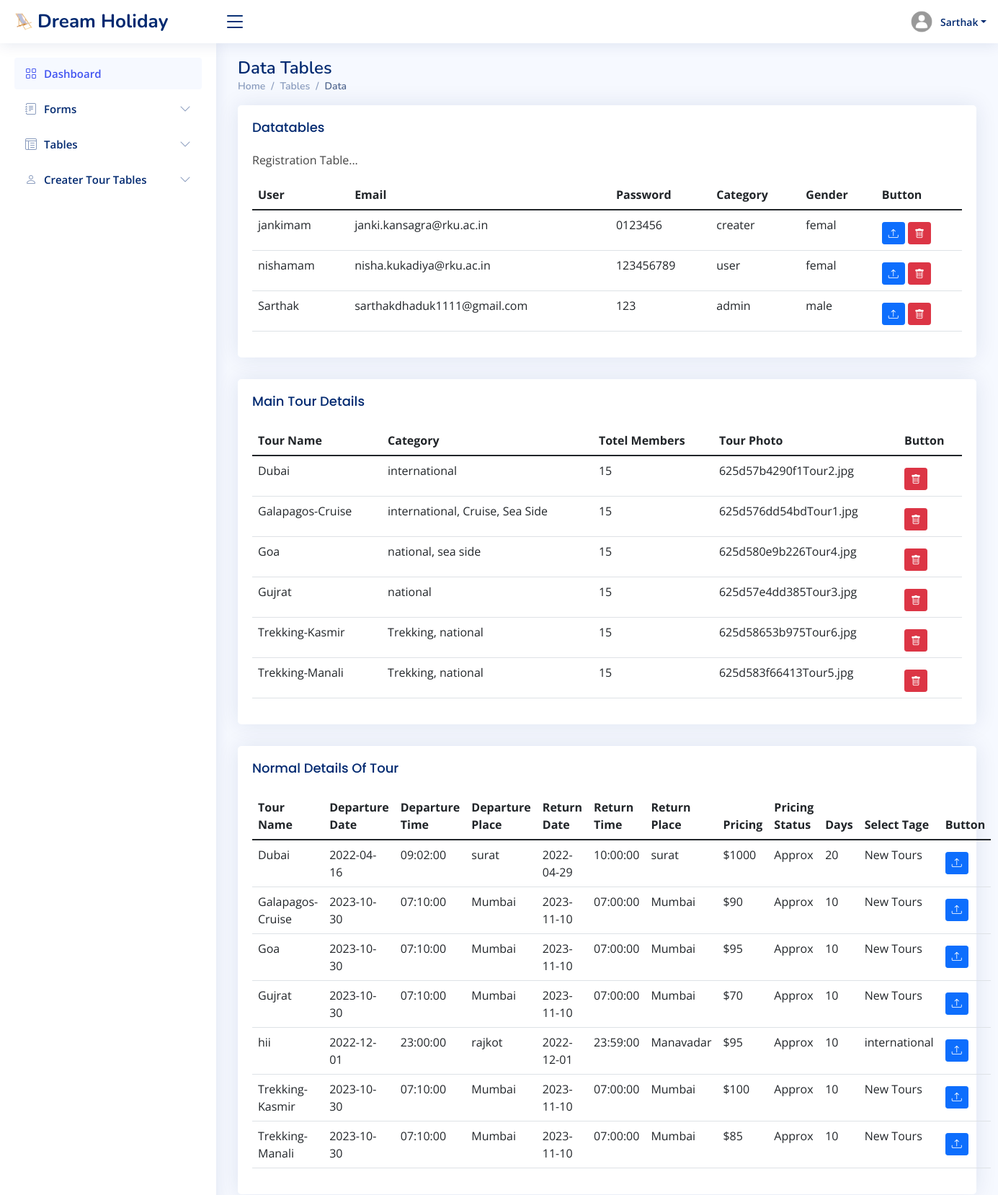
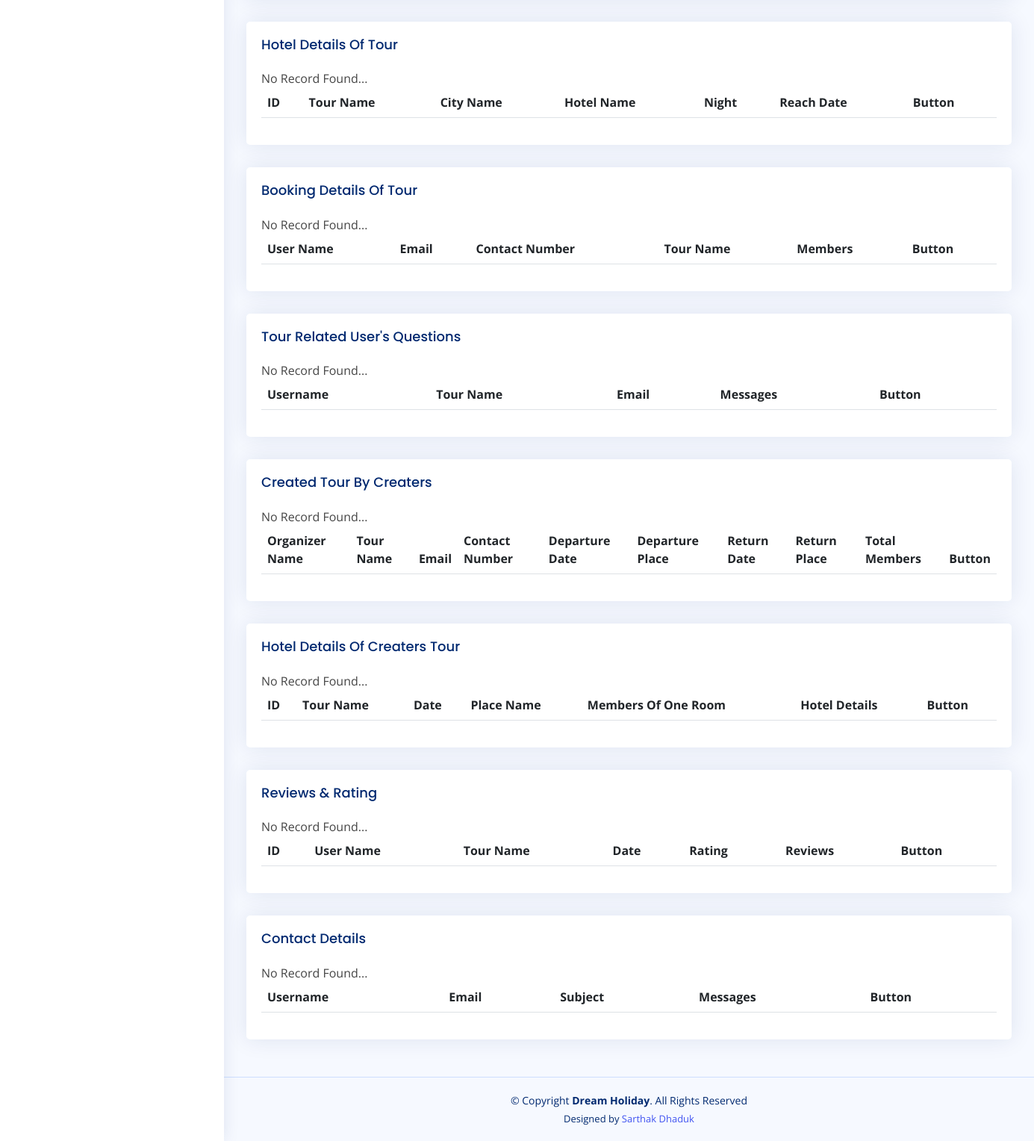
Screenshot of /tables-data.php (signed in) with the database file from the repository (2 pictures, top to bottom).
### tables this page shows
CREATE TABLE `register` (
  `username` varchar(30) NOT NULL,
  `email` varchar(40) NOT NULL,
  `password` varchar(12) NOT NULL,
  `user` varchar(35) NOT NULL,
  `gender` varchar(20) NOT NULL,
  `token` varchar(255) NOT NULL
);

CREATE TABLE `main_tour_data` (
  `tour_name` varchar(50) NOT NULL,
  `category` varchar(200) NOT NULL,
  `totel_members` int(10) NOT NULL,
  `tour_photo` varchar(250) NOT NULL
);

CREATE TABLE `normal_data_tour` (
  `tour_name` varchar(50) NOT NULL,
  `departure_date` date NOT NULL,
  `departure_time` time NOT NULL,
  `departure_place` varchar(50) NOT NULL,
  `return_date` date NOT NULL,
  `return_time` time NOT NULL,
  `return_place` varchar(50) NOT NULL,
  `pricing` varchar(10) NOT NULL,
  `pricing_status` varchar(50) NOT NULL,
  `days` int(10) NOT NULL,
  `select_tage` varchar(50) NOT NULL
);

### tables-data.php (the view, shortened to what this page needs)
<?php
if((isset($_SESSION['u']) && isset($_SESSION['p']) && isset($_SESSION['use'])) || (isset($_SESSION['ue']) && isset($_SESSION['pe']) && isset($_SESSION['user'])))
{
  if($_SESSION['use']=="admin"){?>
<?php include_once 'connection.php' ?>
<?php include_once 'admin_header.php' ?>
  <aside id="sidebar" class="sidebar">
    <ul class="sidebar-nav" id="sidebar-nav">
      <li class="nav-item">
        <a class="nav-link " href="index2.php">
          <i class="bi bi-grid"></i>
          <span>Dashboard</span>
        </a>
      </li>
      <li class="nav-item">
        <a class="nav-link collapsed" data-bs-target="#forms-nav" data-bs-toggle="collapse" href="#">
          <i class="bi bi-journal-text"></i><span>Forms</span><i class="bi bi-chevron-down ms-auto"></i>
        </a>
      </li>
      <li class="nav-item">
        <a class="nav-link collapsed" data-bs-target="#tables-nav" data-bs-toggle="collapse" href="#">
          <i class="bi bi-layout-text-window-reverse"></i><span>Tables</span><i class="bi bi-chevron-down ms-auto"></i>
        </a>
      </li>
      <li class="nav-item">
        <a class="nav-link collapsed" data-bs-target="#charts-nav" data-bs-toggle="collapse" href="#">
          <i class="bi bi-person"></i><span>Creater Tour Tables</span><i class="bi bi-chevron-down ms-auto"></i>
        </a>
      </li>
    </ul>
  </aside>
  <main id="main" class="main">
    <div class="pagetitle">
      <h1>Data Tables</h1>
      <nav>
        <ol class="breadcrumb">
          <li class="breadcrumb-item"><a href="index2.php">Home</a></li>
          <li class="breadcrumb-item">Tables</li>
          <li class="breadcrumb-item active">Data</li>
        </ol>
      </nav>
    </div>
    <section class="section">
      <div class="row">
        <div class="col-lg-12">
          <div class="card">
            <div class="card-body">
              <h5 class="card-title">Datatables</h5>
              <p>Registration Table...</p>
              <table class="table datatable">
                <thead>
                  <tr>
                    <th scope="col">User</th>
                    <th scope="col">Email</th>
                    <th scope="col">Password</th>
                    <th scope="col">Category</th>
                    <th scope="col">Gender</th>
                    <th scope="col">Button</th>
                  </tr>
                </thead>
                <tbody>
                  <?php
                  $q2="SELECT * FROM register";
                  $qr2=mysqli_query($con, $q2);
                  if(mysqli_num_rows($qr2)>0){
                    while($row = mysqli_fetch_assoc($qr2)){
                      ?>
                  <tr>
                    <td><?php echo $row['username'];?></td>
                    <td><?php echo $row['email'];?></td>
                    <td><?php echo $row['password'];?></td>
                    <td><?php echo $row['user'];?></td>
                    <td><?php echo $row['gender'];?></td>
                    <td>
                      <div class="pt-2">
                        <a href="edit_registered_user.php?username=<?php echo $row['username'];?>&category=<?php echo $row['user'];?>" class="btn btn-primary btn-sm" title="Upload new profile image"><i class="bi bi-upload"></i></a>
                        <a href="delete_register.php?username=<?php echo $row['username'];?>&category=<?php echo $row['user'];?>" class="btn btn-danger btn-sm" title="Remove my profile image"><i class="bi bi-trash"></i></a>
                      </div>
                    </td>
                  </tr>
                  <?php
                    }
                  }
                  else{
                    echo "No Record Found...";
                  }
                  ?>
                </tbody>
              </table>
            </div>
          </div>
          <div class="card">
            <div class="card-body">
              <h5 class="card-title">Main Tour Details</h5>
              <table class="table table-hover">
                <thead>
                  <tr>
                    <th scope="col">Tour Name</th>
                    <th scope="col">Category</th>
                    <th scope="col">Totel Members</th>
                    <th scope="col">Tour Photo</th>
                    <th scope="col">Button</th>
                  </tr>
                </thead>
                <tbody>
                <?php
                  $q_main_tour_data="SELECT * FROM main_tour_data";
                  $q_main_tour_data_r=mysqli_query($con, $q_main_tour_data);
                  if(mysqli_num_rows($q_main_tour_data_r)>0){
                    while($row = mysqli_fetch_assoc($q_main_tour_data_r)){
                ?>
                  <tr>
                    <td><?php echo $row['tour_name'];?></td>
                    <td><?php echo $row['category'];?></td>
                    <td><?php echo $row['totel_members'];?></td>
                    <td><?php echo $row['tour_photo'];?></td>
                    <td>
                    <div class="pt-2">
                      <a href="admin_delete_main_tour.php?tourname=<?php echo $row['tour_name'];?>" class="btn btn-danger btn-sm" title="Remove my profile image"><i class="bi bi-trash"></i></a>
                    </div>
                    </td>
                  </tr>
                  <?php
                    }
                  }
                  else{
                    echo "No Record Found...";
                  }
                  ?>
                </tbody>
              </table>
            </div>
          </div>
          <div class="card">
            <div class="card-body">
              <h5 class="card-title">Normal Details Of Tour</h5>
              <table class="table table-hover">
                <thead>
                  <tr>
                    <th scope="col">Tour Name</th>
                    <th scope="col">Departure Date</th>
                    <th scope="col">Departure Time</th>
                    <th scope="col">Departure Place</th>
                    <th scope="col">Return Date</th>
                    <th scope="col">Return Time</th>
                    <th scope="col">Return Place</th>
                    <th scope="col">Pricing</th>
                    <th scope="col">Pricing Status</th>
                    <th scope="col">Days</th>
                    <th scope="col">Select Tage</th>
                    <th scope="col">Button</th>
                  </tr>
                </thead>
                <tbody>
                <?php
                  $q_normal_data_tour="SELECT * FROM normal_data_tour";
                  $q_normal_data_tour_r=mysqli_query($con, $q_normal_data_tour);
                  if(mysqli_num_rows($q_normal_data_tour_r)>0){
                    while($row = mysqli_fetch_assoc($q_normal_data_tour_r)){
                ?>
                  <tr>
                    <td><?php echo $row['tour_name'];?></td>
                    <td><?php echo $row['departure_date'];?></td>
                    <td><?php echo $row['departure_time'];?></td>
                    <td><?php echo $row['departure_place'];?></td>
                    <td><?php echo $row['return_date'];?></td>
                    <td><?php echo $row['return_time'];?></td>
                    <td><?php echo $row['return_place'];?></td>
                    <td><?php echo $row['pricing'];?></td>
                    <td><?php echo $row['pricing_status'];?></td>
                    <td><?php echo $row['days'];?></td>
                    <td><?php echo $row['select_tage'];?></td>
                    <td>
                    <div class="pt-2">
                    <a href="admin_tour_create_edit.php" class="btn btn-primary btn-sm" title="Upload new profile image"><i class="bi bi-upload"></i></a>
                    </div>
                    </td>
                  </tr>
                  <?php
                    }
                  }
                  else{
                    echo "No Record Found...";
                  }
                  ?>
                </tbody>
              </table>
            </div>
          </div>
          <div class="card">
            <div class="card-body">
              <h5 class="card-title">Hotel Details Of Tour</h5>
              <table class="table table-hover">
                <thead>
                  <tr>
                    <th scope="col">ID</th>
                    <th scope="col">Tour Name</th>
                    <th scope="col">City Name</th>
                    <th scope="col">Hotel Name</th>
                    <th scope="col">Night</th>
                    <th scope="col">Reach Date</th>
                    <th scope="col">Button</th>
                  </tr>
                </thead>
              </table>
            </div>
          </div>
          <div class="card">
            <div class="card-body">
              <h5 class="card-title">Booking Details Of Tour</h5>
              <table class="table table-hover">
                <thead>
                  <tr>
                    <th scope="col">User Name</th>
                    <th scope="col">Email</th>
                    <th scope="col">Contact Number</th>
                    <th scope="col">Tour Name</th>
                    <th scope="col">Members</th>
                    <th scope="col">Button</th>
                  </tr>
                </thead>
              </table>
            </div>
          </div>
          <div class="card">
            <div class="card-body">
              <h5 class="card-title">Tour Related User's Questions</h5>
              <table class="table table-hover">
                <thead>
                  <tr>
                    <th scope="col">Username</th>
                    <th scope="col">Tour Name</th>
                    <th scope="col">Email</th>
                    <th scope="col">Messages</th>
                    <th scope="col">Button</th>
                  </tr>
                </thead>
              </table>
            </div>
          </div>
          <div class="card">
            <div class="card-body">
              <h5 class="card-title">Created Tour By Creaters</h5>
              <table class="table table-hover">
                <thead>
                  <tr>
                    <th scope="col">Organizer Name</th>
                    <th scope="col">Tour Name</th>
                    <th scope="col">Email</th>
                    <th scope="col">Contact Number</th>
                    <th scope="col">Departure Date</th>
                    <th scope="col">Departure Place</th>
                    <th scope="col">Return Date</th>
                    <th scope="col">Return Place</th>
                    <th scope="col">Total Members</th>
                    <th scope="col">Button</th>
                  </tr>
                </thead>
              </table>
            </div>
          </div>
          <div class="card">
            <div class="card-body">
              <h5 class="card-title">Hotel Details Of Creaters Tour</h5>
              <table class="table table-hover">
                <thead>
                  <tr>
                    <th scope="col">ID</th>
                    <th scope="col">Tour Name</th>
                    <th scope="col">Date</th>
                    <th scope="col">Place Name</th>
                    <th scope="col">Members Of One Room</th>
                    <th scope="col">Hotel Details</th>
                    <th scope="col">Button</th>
                  </tr>
                </thead>
              </table>
            </div>
          </div>
          <div class="card">
            <div class="card-body">
              <h5 class="card-title">Reviews & Rating</h5>
              <table class="table table-hover">
                <thead>
                  <tr>
                    <th scope="col">ID</th>
                    <th scope="col">User Name</th>
                    <th scope="col">Tour Name</th>
                    <th scope="col">Date</th>
                    <th scope="col">Rating</th>
                    <th scope="col">Reviews</th>
                    <th scope="col">Button</th>
                  </tr>
                </thead>
              </table>
            </div>
          </div>
          <div class="card">
            <div class="card-body">
              <h5 class="card-title">Contact Details</h5>
              <table class="table table-hover">
                <thead>
                  <tr>
                    <th scope="col">Username</th>
                    <th scope="col">Email</th>
                    <th scope="col">Subject</th>
                    <th scope="col">Messages</th>
                    <th scope="col">Button</th>
                  </tr>
                </thead>
              </table>
            </div>
          </div>
        </div>
      </div>
    </section>
  </main>
<?php include_once 'admin_footer.php' ?>
<?php
}
}
else{
  header("location:pages-error-404.php");}
?>

### admin/assets/css/style.css (style rules this page uses)
:root { scroll-behavior: smooth; }
body { font-family: "Open Sans", sans-serif; background: #f6f9ff; color: #444444; }
a { color: #4154f1; text-decoration: none; }
h1, h2, h3, h4, h5, h6 { font-family: "Nunito", sans-serif; }
#main { margin-top: 60px; padding: 20px 30px; transition: all 0.3s; }
.pagetitle { margin-bottom: 10px; }
.pagetitle h1 { font-size: 24px; margin-bottom: 0; font-weight: 600; color: #012970; }
.card { margin-bottom: 30px; border: none; border-radius: 5px; box-shadow: 0px 0 30px rgba(1, 41, 112, 0.1); }
.card-title { padding: 20px 0 15px 0; font-size: 18px; font-weight: 500; color: #012970; font-family: "Poppins", sans-serif; }
.card-body { padding: 0 20px 20px 20px; }
.breadcrumb { font-size: 14px; font-family: "Nunito", sans-serif; color: #899bbd; font-weight: 600; }
.breadcrumb a { color: #899bbd; transition: 0.3s; }
.breadcrumb .breadcrumb-item::before { color: #899bbd; }
.breadcrumb .active { color: #51678f; font-weight: 600; }
.sidebar { position: fixed; top: 60px; left: 0; bottom: 0; width: 300px; z-index: 996; transition: all 0.3s; padding: 20px; overflow-y: auto; scrollbar-width: thin; scrollbar-color: #aab7cf transparent; box-shadow: 0px 0px 20px rgba(1, 41, 112, 0.1); background-color: #fff; }
@media (min-width: 1200px) { #main, #footer { margin-left: 300px; } }
.sidebar-nav { padding: 0; margin: 0; list-style: none; }
.sidebar-nav li { padding: 0; margin: 0; list-style: none; }
.sidebar-nav .nav-item { margin-bottom: 5px; }
.sidebar-nav .nav-link { display: flex; align-items: center; font-size: 15px; font-weight: 600; color: #4154f1; transition: 0.3; background: #f6f9ff; padding: 10px 15px; border-radius: 4px; }
.sidebar-nav .nav-link i { font-size: 16px; margin-right: 10px; color: #4154f1; }
.sidebar-nav .nav-link.collapsed { color: #012970; background: #fff; }
.sidebar-nav .nav-link.collapsed i { color: #899bbd; }
.sidebar-nav .nav-link .bi-chevron-down { margin-right: 0; transition: transform 0.2s ease-in-out; }

### rows the page displays
register: username "jankimam", email "janki.kansagra@rku.ac.in", password "0123456", user "creater", gender "femal"
register: username "nishamam", email "nisha.kukadiya@rku.ac.in", password "123456789", user "user", gender "femal"
register: username "Sarthak", email "sarthakdhaduk1111@gmail.com", password "123", user "admin", gender "male"
main_tour_data: tour_name "Dubai", category "international", totel_members "15", tour_photo "625d57b4290f1Tour2.jpg"
main_tour_data: tour_name "Galapagos-Cruise", category "international, Cruise, Sea Side", totel_members "15", tour_photo "625d576dd54bdTour1.jpg"
main_tour_data: tour_name "Goa", category "national, sea side", totel_members "15", tour_photo "625d580e9b226Tour4.jpg"
main_tour_data: tour_name "Gujrat", category "national", totel_members "15", tour_photo "625d57e4dd385Tour3.jpg"
main_tour_data: tour_name "Trekking-Kasmir", category "Trekking, national", totel_members "15", tour_photo "625d58653b975Tour6.jpg"
main_tour_data: tour_name "Trekking-Manali", category "Trekking, national", totel_members "15", tour_photo "625d583f66413Tour5.jpg"
normal_data_tour: tour_name "Dubai", departure_date "2022-04-16", departure_time "09:02:00", departure_place "surat", return_date "2022-04-29", return_time "10:00:00", return_place "surat", pricing "$1000", pricing_status "Approx", days "20", select_tage "New Tours"
normal_data_tour: tour_name "Galapagos-Cruise", departure_date "2023-10-30", departure_time "07:10:00", departure_place "Mumbai", return_date "2023-11-10", return_time "07:00:00", return_place "Mumbai", pricing "$90", pricing_status "Approx", days "10", select_tage "New Tours"
normal_data_tour: tour_name "Goa", departure_date "2023-10-30", departure_time "07:10:00", departure_place "Mumbai", return_date "2023-11-10", return_time "07:00:00", return_place "Mumbai", pricing "$95", pricing_status "Approx", days "10", select_tage "New Tours"
normal_data_tour: tour_name "Gujrat", departure_date "2023-10-30", departure_time "07:10:00", departure_place "Mumbai", return_date "2023-11-10", return_time "07:00:00", return_place "Mumbai", pricing "$70", pricing_status "Approx", days "10", select_tage "New Tours"
normal_data_tour: tour_name "hii", departure_date "2022-12-01", departure_time "23:00:00", departure_place "rajkot", return_date "2022-12-01", return_time "23:59:00", return_place "Manavadar", pricing "$95", pricing_status "Approx", days "10", select_tage "international"
normal_data_tour: tour_name "Trekking-Kasmir", departure_date "2023-10-30", departure_time "07:10:00", departure_place "Mumbai", return_date "2023-11-10", return_time "07:00:00", return_place "Mumbai", pricing "$100", pricing_status "Approx", days "10", select_tage "New Tours"
normal_data_tour: tour_name "Trekking-Manali", departure_date "2023-10-30", departure_time "07:10:00", departure_place "Mumbai", return_date "2023-11-10", return_time "07:00:00", return_place "Mumbai", pricing "$85", pricing_status "Approx", days "10", select_tage "New Tours"

### other values shown
$user "Sarthak"
